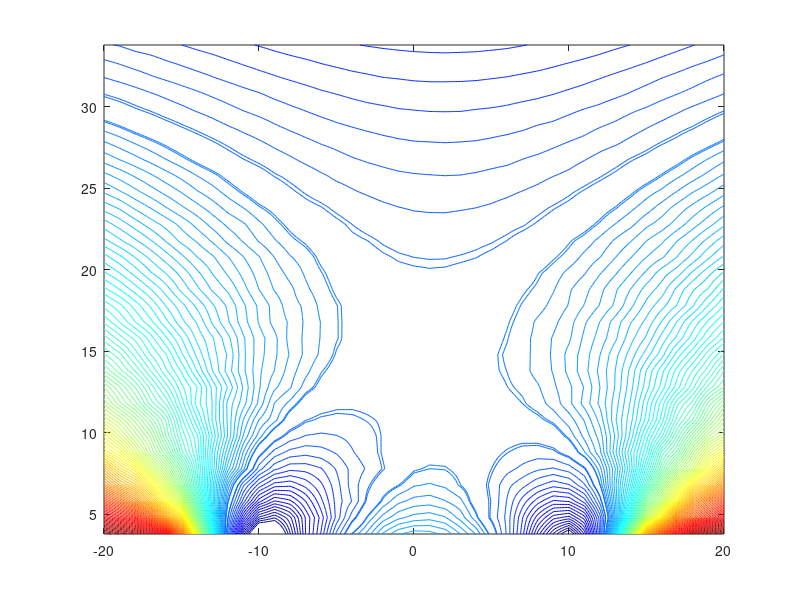

Recreate this plot in MATLAB. (Note: this script raises an error after producing the figure.)
close all
fo = 4.8320; % MHz
pw = 9;    % pulse width (us)
load RA10-1_2D_Magnetic_field
%% interpolation

x = x(1):0.01:x(end);
z = z(1):0.01:z(end);
[XI ZI]=meshgrid(x,z);

B = interp2(X,Z,B,XI,ZI);
max(max(B))*1e-4*42.576;
min(min(B))*1e-4*42.576;
X = XI;
Z = ZI;
%%
figure
lines=[linspace(2,4.7,20) linspace(4.93,15,100)];
contour(X*10,Z*10,B*1e-4*42.576,lines)
colormap jet
% contour(X*10,Z*10,B*1e-4*42.576,[3:0.2:fo-1/pw fo-1/pw+0.02 fo-1/pw+0.1  -0.1+fo+1/pw -0.03+fo+1/pw:0.2:25],'color','k')
 hold on
 contour(X*10,Z*10,B*1e-4*42.576,[fo-1/pw fo+1/pw],'color','r','linestyle','--','linewidth',2)
% hold on
% % contour(X*10,Z*10,B*1e-4*42.576,[f1-1/pw f1+1/pw],'color','g','linestyle','--')

xlabel('Z (mm)','fontsize',16)
 ylabel('Y (mm)','fontsize',16)
% set(gca,'Xlim',[-20 20],'Ylim',[5 32],'linewidth',2 ,'fontsize',16,'box','on')
%  
 
 
 
%  fo = 4.64; % MHz
% pw = 11;    % pulse width (us)
% load RA10-2_2D_Magnetic_field
% %% interpolation
% z(1)
%  plot(z,B(:,22)*1e-4*42.576)
% 
% x = x(1):0.01:x(end);
% z = z(1):0.01:z(end);
% [XI ZI]=meshgrid(x,z);
% 
% B = interp2(X,Z,B,XI,ZI);
% max(max(B))*1e-4*42.576;
% min(min(B))*1e-4*42.576;
% X = XI;
% Z = ZI;
% %%
% figure
% lines=[linspace(2,fo-1/pw+0.015,20) linspace(fo+1/pw-0.015,15,100)];
% contour(X*10,Z*10,B*1e-4*42.576,lines)
% colormap jet
%  hold on
%  contour(X*10,Z*10,B*1e-4*42.576,[fo-1/pw fo+1/pw],'color','r','linestyle','--','linewidth',2)
% 
% 
% xlabel('Z (mm)','fontsize',16)
%  ylabel('Y (mm)','fontsize',16)
%  set(gca,'Xlim',[-20 20],'Ylim',[5 32],'linewidth',2 ,'fontsize',16,'box','on')
 
 
 %print -f1 -r500 -dtiff  RA10-2_Graph_contour_color_(11us)

